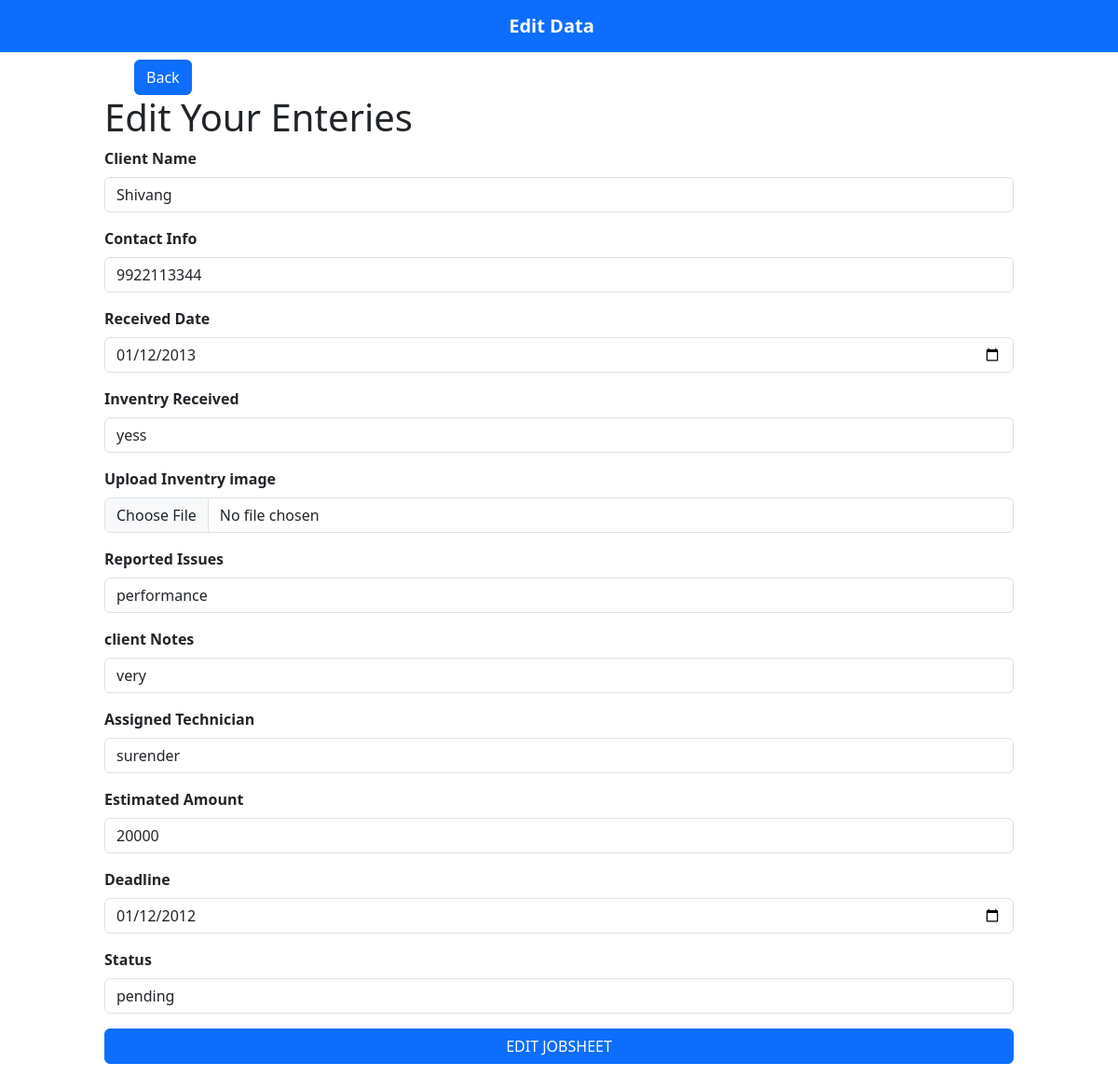
/editdata/5, run on the app's committed database.
### dashboard/models.py (models this page shows)
class Job(models.Model):
    clientid=models.AutoField(primary_key=True)
    clientname=models.CharField(max_length=150)
    contact=models.CharField(max_length=150)
    rdate=models.CharField(max_length=150)
    inventry=models.CharField(max_length=150)
    image=models.ImageField()
    issue=models.TextField(max_length=5000)
    cnotes=models.TextField(max_length=5000)
    technician=models.CharField(max_length=150)
    ddate=models.CharField(max_length=100)
    amount=models.CharField(max_length=20)
    status=models.CharField(max_length=50)
    def __str__(self):
        return self.clientname

### dashboard/views.py (the view)
# urls.py: path('editdata/<int:myid>',views.editdata,name="editdata"),
def editdata(request,myid):
    data=Job.objects.all()
    if request.method=="POST":
            data=Job.objects.get(pk=myid)
            data.clientname=request.POST.get('clientname')
            data.contact=request.POST.get('contact')
            data.rdate=request.POST.get('rdate')
            data.inventry=request.POST.get('inventry')
            data.image=request.POST.get('image')
            data.issue=request.POST.get('issue')
            data.cnotes=request.POST.get('cnotes')
            data.technician=request.POST.get('technician')
            data.amount=request.POST.get('amount')
            data.ddate=request.POST.get('ddate')
            data.status=request.POST.get('status')
            data.save()
            return redirect("/")
    else:
        data=Job.objects.get(pk=myid)
        print(data)
        return render(request,"dashboard/editdata.html",{'data':data})

### templates/dashboard/editdata.html (shortened to what this page needs)
{%  extends 'base.html'%}
{% block heading %}Edit Data{% endblock heading%}
{% block body%}
<div class="d-grid  mt-2" style="padding-left: 9rem;">
    <a href="/"><button class="btn btn-primary" type="submit">Back</button></a>
</div>
<div class="container" style="width: 1000px; border-radius: 2rem;">
    <form  method="post" class=" my-10" action="{{data.clientid}}">{% csrf_token %}
        <h1>Edit Your Enteries</h1>
        <div class="mb-3">
            <label for="exampleFormControlInput1" class="form-label"><b>Client Name</b></label>
            <input type="name" class="form-control" id="clientname" value="{{data.clientname}}" name="clientname" placeholder="Enter your name">
        </div>
        <div class="mb-3">
            <label for="exampleFormControlInput1" class="form-label"><b>Contact Info</b></label>
            <input type="tel" class="form-control" id="contact" name="contact" value="{{data.contact}}"
                placeholder="Enter your 10-digitE phone number">
        </div>
        <div class="mb-3">
            <label for="exampleFormControlInput1" class="form-label"><b>Received Date</b></label>
            <input type="date" class="form-control" id="rdate" name="rdate"  value="{{data.rdate}}" placeholder="Enter date">
        </div>
        <div class="mb-3">
            <label for="exampleFormControlInput1" class="form-label"><b>Inventry Received</b></label>
            <input type="inventry" class="form-control"  value="{{data.inventry}}" id="inventry" name="inventry" placeholder="">
        </div>
        <div class="mb-3">
            <label for="exampleFormControlInput1" class="form-label"><b>Upload Inventry image</b></label>
            <input type="file" class="form-control" id="imageInput" value="{{data.image}}" name="image" accept="image/*" placeholder="">
        </div>
        <div class="mb-3">
            <label for="exampleFormControlInput1" class="form-label"><b>Reported Issues</b></label>
            <input type="text" class="form-control" id="issue" value="{{data.issue}}" name="issue" row="3" placeholder="enter your issue">
        </div>
        <div class="mb-3">
            <label for="exampleFormControlInput1" class="form-label"><b>client Notes</b></label>
            <input type="text" class="form-control" id="cnotes"  value="{{data.cnotes}}" name="cnotes" placeholder="enter your notes">
        </div>
        <div class="mb-3">
            <label for="exampleFormControlInput1" class="form-label"><b>Assigned Technician</b></label>
            <input type="name" class="form-control"  value="{{data.technician}}" id="technician" name="technician" >
        </div>
        <div class="mb-3">
            <label for="exampleFormControlInput1" class="form-label"><b>Estimated Amount</b></label>
            <input type="amount" class="form-control"  value="{{data.amount}}" id="amount" name="amount" placeholder="Rs..">
        </div>
        <div class="mb-3">
            <label for="exampleFormControlInput1" class="form-label"><b>Deadline</b></label>
            <input type="date" class="form-control" id="ddate"  value="{{data.ddate}}" name="ddate" placeholder="enter your deadline">
        </div>
        <div class="mb-3">
            <label for="exampleFormControlInput1" class="form-label"><b>Status</b></label>
            <input type="status" class="form-control"  value="{{data.status}}" id="status" name="status">
        </div>
        <div class="d-grid mb-5">
            <button class="btn btn-primary" type="submit" value="edit">EDIT JOBSHEET</button>
        </div>
    </form>
</div>
{% endblock %}

### data on the page
Job: clientname "Shivang", contact "9922113344", rdate "01/12/2013", inventry "yess", issue "performance", cnotes "very", technician "surender", amount "20000", ddate "01/12/2012", status "pending"
